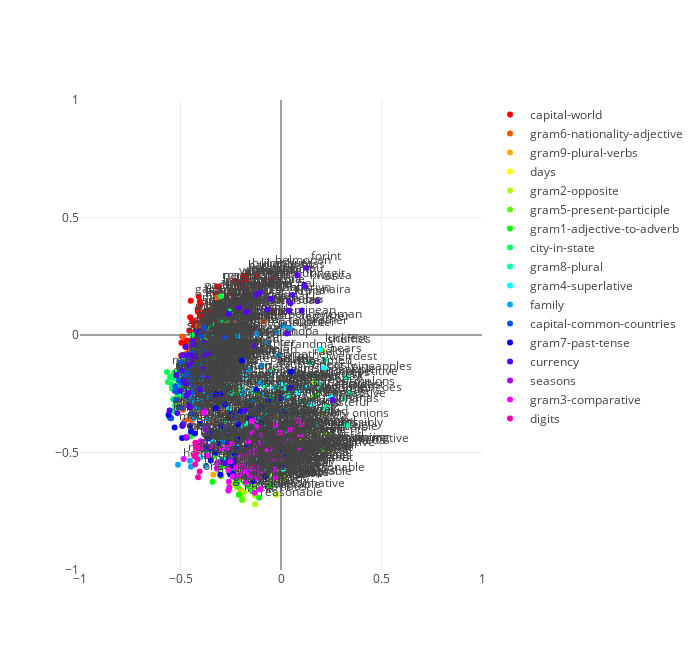

Notebook source saved alongside this figure:
### Code cell
plot_embeddings(hyp_model, labeled_word_dict, ratio_words=1, aggregate="w")

### Figure 1 — Plotly figure (JSON) as saved in the notebook; plotly's stock layout.template omitted (floating-point values rounded to 4 significant figures; data arrays with more than 128 entries replaced by an {"elided": "..."} marker saying what was removed)
{"data": [{"marker": {"color": "rgb(255, 0, 0)"}, "mode": "markers+text", "name": "capital-world", "text": {"elided": "232 str values"}, "textposition": "top right", "type": "scatter", "x": {"elided": "232 float values"}, "y": {"elided": "232 float values"}}, {"marker": {"color": "rgb(255, 84, 0)"}, "mode": "markers+text", "name": "gram6-nationality-adjective", "text": ["albanian", "switzerland", "norway", "argentinean", "cambodia", "croatia", "israeli", "cambodian", "macedonia", "colombia", "australia", "egypt", "slovakia", "malta", "iceland", "german", "irish", "french", "thailand", "ukrainian", "greece", "australian", "swiss", "japanese", "icelandic", "chinese", "russian", "moldova", "spanish", "chilean", "sweden", "english", "argentina", "italy", "russia", "israel", "germany", "portuguese", "korean", "peruvian", "thai", "ukraine", "spain", "denmark", "france", "albania", "belorussian", "brazil", "mexican", "maltese", "india", "peru", "brazilian", "ireland", "colombian", "polish", "japan", "norwegian", "korea", "danish", "moldovan", "austrian", "china", "indian", "chile", "belarus", "austria", "greek", "dutch", "slovakian", "portugal", "england", "croatian", "poland", "italian", "egyptian", "macedonian", "swedish", "netherlands", "mexico", "bulgarian", "bulgaria"], "textposition": "top right", "type": "scatter", "x": [-0.2935, -0.4808, -0.4626, -0.08816, -0.3845, -0.4491, -0.3525, -0.2599, -0.3777, -0.4692, -0.486, -0.4368, -0.4896, -0.4188, -0.4011, -0.4436, -0.421, -0.4579, -0.4432, -0.4123, -0.4638, -0.4786, -0.4096, -0.3482, -0.2716, -0.3293, -0.4318, -0.4124, -0.4426, -0.4219, -0.4837, -0.4162, -0.5206, -0.518, -0.4699, -0.3561, -0.4992, -0.3978, -0.3671, -0.3704, -0.2866, -0.4608, -0.5267, -0.4826, -0.5246, -0.4095, -0.3154, -0.4728, -0.4257, -0.2597, -0.4538, -0.445, -0.4243, -0.4875, -0.3797, -0.4033, -0.4586, -0.4411, -0.4623, -0.4394, -0.2839, -0.474, -0.4379, -0.4034, -0.4676, -0.4513, -0.5065, -0.2903, -0.4239, -0.2263, -0.4823, -0.553, -0.3787, -0.428, -0.4336, -0.3092, -0.2866, -0.4377, -0.494, -0.5, -0.3906, -0.4888], "y": [-0.1167, -0.1863, -0.1618, 0.05766, -0.03425, -0.08754, -0.2342, -0.03064, -0.08489, -0.07881, -0.3787, -0.2191, -0.007302, -0.1457, -0.1512, -0.3633, -0.3188, -0.3577, -0.1143, -0.1349, -0.1984, -0.366, -0.2158, -0.3665, -0.1148, -0.3764, -0.2981, 0.03805, -0.3068, -0.0819, -0.1989, -0.4731, -0.1712, -0.242, -0.2582, -0.3074, -0.3077, -0.2172, -0.2867, -0.07677, -0.1498, -0.1276, -0.2368, -0.1971, -0.2772, -0.08147, 0.1608, -0.2068, -0.2022, -0.1071, -0.3077, -0.1116, -0.1781, -0.3172, -0.0754, -0.2515, -0.3002, -0.1885, -0.2472, -0.1958, 0.0528, -0.1841, -0.3354, -0.335, -0.1154, -0.05788, -0.1876, -0.3351, -0.2805, 0.05304, -0.1601, -0.3503, -0.1156, -0.0925, -0.2738, -0.2131, -0.1077, -0.2273, -0.2296, -0.2362, -0.1296, -0.08633]}, {"marker": {"color": "rgb(255, 170, 0)"}, "mode": "markers+text", "name": "gram9-plural-verbs", "text": ["predicts", "sit", "sees", "sing", "talks", "thinks", "enhances", "shuffles", "sings", "works", "shuffle", "sits", "listens", "provide", "say", "writes", "enhance", "find", "generate", "increase", "speaks", "screams", "search", "vanishes", "describes", "implements", "generates", "estimates", "implement", "goes", "see", "swims", "decrease", "write", "says", "vanish", "scream", "eats", "work", "estimate", "swim", "think", "eat", "increases", "predict", "plays", "slows", "decreases", "searches", "walks", "talk", "slow", "provides", "walk", "listen", "play", "describe", "speak", "go", "finds"], "textposition": "top right", "type": "scatter", "x": [0.04638, -0.2164, -0.2618, -0.2073, -0.2687, -0.1739, 0.0754, 0.2062, -0.2252, -0.3341, -0.04206, -0.2848, -0.02241, -0.2012, -0.2289, -0.2573, -0.05626, -0.2538, -0.04043, -0.1357, -0.1941, 0.007349, -0.1931, -0.01406, -0.2171, 0.03794, -0.0005428, -0.1123, -0.08815, -0.3035, -0.2977, -0.004045, -0.04177, -0.2378, -0.2587, -0.01178, -0.1107, 0.04965, -0.3367, -0.127, -0.1729, -0.1925, -0.009596, -0.02009, -0.02392, -0.4221, 0.05301, 0.04035, -0.08061, -0.2356, -0.2668, -0.1194, -0.2006, -0.2573, -0.1254, -0.407, -0.1533, -0.2037, -0.3143, -0.2812], "y": [-0.3342, -0.4525, -0.373, -0.3942, -0.4016, -0.4513, -0.5035, -0.06604, -0.2271, -0.5022, -0.154, -0.3225, -0.2561, -0.6597, -0.6307, -0.3345, -0.6046, -0.6382, -0.6334, -0.6411, -0.3712, -0.2693, -0.6042, -0.2303, -0.4284, -0.4222, -0.4914, -0.4705, -0.5689, -0.4715, -0.6009, -0.1899, -0.5914, -0.5828, -0.4795, -0.4393, -0.2506, -0.3752, -0.5942, -0.4891, -0.3232, -0.7021, -0.544, -0.6253, -0.6106, -0.3337, -0.4042, -0.5611, -0.5359, -0.3349, -0.5398, -0.5576, -0.5742, -0.4351, -0.5431, -0.471, -0.5912, -0.4858, -0.5732, -0.3891]}, {"marker": {"color": "rgb(255, 255, 0)"}, "mode": "markers+text", "name": "days", "text": ["tuesday", "monday", "friday", "wednesday", "thursday"], "textposition": "top right", "type": "scatter", "x": [-0.4451, -0.4438, -0.4152, -0.4771, -0.4563], "y": [-0.2836, -0.3132, -0.3479, -0.2928, -0.2967]}, {"marker": {"color": "rgb(170, 255, 0)"}, "mode": "markers+text", "name": "gram2-opposite", "text": ["impossible", "undecided", "logical", "unclear", "uninformative", "unconvincing", "unethical", "informative", "comfortable", "inconsistent", "responsible", "unsure", "uncertain", "uncompetitive", "inconvenient", "efficient", "unimpressive", "illogical", "convincing", "sure", "consistent", "uninformed", "dishonest", "acceptable", "ethical", "unreasonable", "unproductive", "informed", "fortunate", "clear", "decided", "unfortunate", "impressive", "productive", "inefficient", "reasonable", "impossibly", "unpleasant", "certain", "unaware", "irrational", "unacceptable", "honest", "unlikely", "possible", "competitive", "likely", "distasteful", "uncomfortable", "known", "unknown", "convenient", "possibly", "pleasant", "aware", "rational", "irresponsible", "tasteful"], "textposition": "top right", "type": "scatter", "x": [-0.167, 0.0204, 0.01321, -0.1585, 0.2255, 0.153, 0.09981, -0.02475, -0.1216, -0.04838, -0.2699, -0.1128, -0.1358, 0.163, 0.02167, -0.04111, 0.1275, 0.1191, -0.1156, -0.1946, -0.1384, 0.1407, 0.1121, -0.1301, 0.03241, 0.0132, 0.08034, -0.2369, -0.08716, -0.2193, -0.3852, -0.07981, -0.2119, -0.1206, 0.04053, -0.129, 0.1914, 0.02548, -0.1841, -0.1616, 0.08392, -0.04228, -0.06013, -0.1723, -0.2093, -0.237, -0.2334, 0.1, -0.06829, -0.395, -0.2867, -0.1001, -0.2428, -0.2095, -0.1835, 0.01128, 0.09671, 0.2074], "y": [-0.6311, -0.3739, -0.6295, -0.5734, -0.4878, -0.4829, -0.5145, -0.6795, -0.5413, -0.5598, -0.5358, -0.5288, -0.5169, -0.202, -0.451, -0.6386, -0.2972, -0.536, -0.5061, -0.6867, -0.6192, -0.4963, -0.4896, -0.6833, -0.5659, -0.6125, -0.5052, -0.4366, -0.4278, -0.6479, -0.4673, -0.5098, -0.4736, -0.5725, -0.5361, -0.7199, -0.4221, -0.568, -0.668, -0.4465, -0.5171, -0.6296, -0.5626, -0.6155, -0.6797, -0.4473, -0.6374, -0.4815, -0.5281, -0.4915, -0.4884, -0.5384, -0.5446, -0.3101, -0.5875, -0.5951, -0.4377, -0.3365]}, {"marker": {"color": "rgb(84, 255, 0)"}, "mode": "markers+text", "name": "gram5-present-participle", "text": ["debugging", "vanish", "describe", "going", "think", "walk", "fly", "inventing", "reading", "say", "describing", "predicting", "dancing", "write", "swimming", "swim", "shuffle", "increase", "generate", "read", "implementing", "running", "sit", "jumping", "go", "run", "decrease", "listen", "walking", "see", "debug", "slowing", "flying", "look", "code", "enhance", "shuffling", "decreasing", "sitting", "screaming", "invent", "saying", "move", "looking", "thinking", "playing", "play", "moving", "seeing", "sing", "discover", "dance", "writing", "predict", "vanishing", "slow", "implement", "generating", "increasing", "coding", "listening", "singing", "enhancing", "jump", "discovering", "scream"], "textposition": "top right", "type": "scatter", "x": [0.2063, -0.01178, -0.1533, -0.3017, -0.1925, -0.2573, -0.1827, -0.03041, -0.2602, -0.2289, -0.1696, 0.02359, -0.2125, -0.2378, -0.2783, -0.1729, -0.04206, -0.1357, -0.04043, -0.2431, -0.05149, -0.3477, -0.2164, -0.1618, -0.3143, -0.3771, -0.04177, -0.1254, -0.2169, -0.2977, 0.2361, -0.003226, -0.2611, -0.2141, -0.1211, -0.05626, 0.1617, 0.004824, -0.2853, -0.06193, -0.01974, -0.2447, -0.3031, -0.253, -0.1658, -0.448, -0.407, -0.3254, -0.2302, -0.2073, -0.2069, -0.2858, -0.2943, -0.02392, -2.925e-05, -0.1194, -0.08815, -0.06612, -0.138, 0.09548, -0.1375, -0.2665, 0.01524, -0.2731, -0.1585, -0.1107], "y": [-0.4826, -0.4393, -0.5912, -0.595, -0.7021, -0.4351, -0.4331, -0.3501, -0.5334, -0.6307, -0.5162, -0.4486, -0.3797, -0.5828, -0.2947, -0.3232, -0.154, -0.6411, -0.6334, -0.5884, -0.5075, -0.4818, -0.4525, -0.354, -0.5732, -0.4958, -0.5914, -0.5431, -0.4425, -0.6009, -0.4266, -0.4322, -0.3518, -0.6482, -0.5251, -0.6046, -0.2656, -0.5552, -0.4008, -0.2809, -0.4506, -0.557, -0.5661, -0.5922, -0.586, -0.4109, -0.471, -0.5011, -0.5313, -0.3942, -0.4468, -0.4271, -0.5404, -0.6106, -0.2695, -0.5576, -0.5689, -0.4584, -0.6221, -0.5076, -0.4748, -0.3997, -0.518, -0.3632, -0.3765, -0.2506]}, {"marker": {"color": "rgb(0, 255, 0)"}, "mode": "markers+text", "name": "gram1-adjective-to-adverb", "text": ["most", "slowly", "slow", "completely", "fortunate", "quickly", "sudden", "swiftly", "reluctantly", "safely", "complete", "unfortunate", "furiously", "cheerfully", "usual", "typical", "amazing", "professional", "freely", "typically", "quiet", "immediate", "obvious", "usually", "rapid", "quick", "furious", "safe", "amazingly", "immediately", "suddenly", "possible", "quietly", "fortunately", "lucky", "unfortunately", "happy", "rapidly", "rare", "precise", "apparent", "mostly", "possibly", "reluctant", "apparently", "serious", "precisely", "infrequent", "efficient", "professionally", "free", "swift", "cheerful", "calmly", "calm", "luckily", "efficiently", "obviously", "rarely", "seriously", "happily", "occasional", "infrequently", "occasionally"], "textposition": "top right", "type": "scatter", "x": [-0.3404, -0.1686, -0.1194, -0.1787, -0.08716, -0.2851, -0.08464, -0.1024, -0.133, -0.1813, -0.2561, -0.07981, 0.1085, 0.1736, -0.1574, -0.1562, -0.1531, -0.4489, -0.1021, -0.1709, -0.1494, -0.1958, -0.109, -0.2154, -0.1531, -0.1497, -0.1585, -0.1894, 0.03536, -0.3377, -0.2408, -0.2093, -0.1522, -0.1192, -0.1753, -0.2051, -0.2138, -0.1774, -0.1508, -0.05582, -0.1471, -0.2897, -0.2428, -0.1512, -0.2436, -0.1652, -0.1169, 0.00128, -0.04111, -0.3671, -0.3016, -0.212, 0.1226, 0.07058, -0.05412, -0.05871, -0.02356, -0.1429, -0.1924, -0.1693, -0.1224, -0.1692, -0.06933, -0.2308], "y": [-0.625, -0.5104, -0.5576, -0.6284, -0.4278, -0.5398, -0.4731, -0.3359, -0.2994, -0.4444, -0.5715, -0.5098, -0.1783, -0.2579, -0.5615, -0.5253, -0.4302, -0.4312, -0.5452, -0.6023, -0.4612, -0.5402, -0.6921, -0.626, -0.4725, -0.569, -0.2886, -0.5526, -0.4175, -0.5175, -0.4271, -0.6797, -0.3655, -0.3819, -0.3362, -0.5461, -0.5179, -0.5259, -0.5494, -0.6384, -0.5537, -0.553, -0.5446, -0.4439, -0.556, -0.6423, -0.5707, -0.4132, -0.6386, -0.3101, -0.5632, -0.2476, -0.4136, -0.3653, -0.548, -0.2941, -0.5821, -0.6662, -0.5548, -0.5717, -0.4051, -0.454, -0.3692, -0.5053]}, {"marker": {"color": "rgb(0, 255, 84)"}, "mode": "markers+text", "name": "city-in-state", "text": ["tulsa", "phoenix", "tucson", "irvine", "detroit", "oxnard", "minnesota", "oklahoma", "honolulu", "nevada", "anchorage", "modesto", "huntsville", "houston", "arlington", "memphis", "sacramento", "anaheim", "tennessee", "garland", "dallas", "georgia", "pennsylvania", "worcester", "kansas", "california", "henderson", "pittsburgh", "denver", "ohio", "nashville", "orlando", "colorado", "louisiana", "shreveport", "wisconsin", "spokane", "akron", "toledo", "tacoma", "illinois", "seattle", "minneapolis", "omaha", "philadelphia", "scottsdale", "fremont", "massachusetts", "glendale", "plano", "hialeah", "cleveland", "lexington", "hawaii", "louisville", "kentucky", "indianapolis", "tallahassee", "texas", "amarillo", "michigan", "milwaukee", "tampa", "boston", "chandler", "florida", "portland", "wichita", "austin", "mesa", "atlanta", "nebraska", "reno", "cincinnati", "stockton", "bakersfield", "jacksonville", "irving", "fontana", "chicago", "laredo", "lubbock", "fresno", "arizona", "alabama", "madison", "oakland", "baltimore", "washington", "oregon", "alaska", "indiana", "miami", "maryland"], "textposition": "top right", "type": "scatter", "x": [-0.3847, -0.4134, -0.3915, -0.3837, -0.5089, -0.2537, -0.524, -0.4982, -0.4195, -0.4625, -0.2681, -0.2112, -0.3744, -0.5053, -0.4744, -0.4351, -0.4571, -0.4203, -0.5259, -0.2922, -0.5017, -0.5161, -0.5483, -0.4744, -0.544, -0.5237, -0.4798, -0.5123, -0.4942, -0.5628, -0.4494, -0.425, -0.4965, -0.4955, -0.3879, -0.5062, -0.3798, -0.3647, -0.4241, -0.3499, -0.5517, -0.4901, -0.4775, -0.3908, -0.5365, -0.27, -0.3886, -0.5672, -0.4401, -0.2986, -0.2986, -0.5224, -0.4571, -0.4275, -0.4782, -0.5313, -0.5035, -0.3495, -0.5143, -0.25, -0.5431, -0.5064, -0.4823, -0.5262, -0.3687, -0.5087, -0.4629, -0.3918, -0.4553, -0.3468, -0.5169, -0.5066, -0.3605, -0.5311, -0.4287, -0.3544, -0.4784, -0.3661, -0.2513, -0.529, -0.3378, -0.3534, -0.4457, -0.497, -0.5001, -0.484, -0.5162, -0.5148, -0.5434, -0.4922, -0.4022, -0.5402, -0.4947, -0.5281], "y": [-0.0827, -0.2298, -0.06895, -0.05978, -0.2409, 0.09995, -0.1738, -0.1623, -0.0746, -0.1463, -0.1343, 0.07849, -0.005492, -0.2302, -0.1168, -0.1495, -0.1141, -0.04651, -0.1814, -0.08187, -0.2135, -0.2238, -0.179, -0.1062, -0.2082, -0.2836, -0.1221, -0.2013, -0.1944, -0.1995, -0.1799, -0.1117, -0.2103, -0.16, -0.03094, -0.1298, -0.02445, -0.01484, -0.078, -0.00588, -0.1784, -0.2409, -0.151, -0.1041, -0.2731, 0.05829, -0.01821, -0.157, 0.0003135, 0.0596, 0.1653, -0.2188, -0.08732, -0.1856, -0.1276, -0.1605, -0.1574, -0.01833, -0.2601, 0.02924, -0.2276, -0.1593, -0.1479, -0.2985, -0.07358, -0.2648, -0.2216, -0.06321, -0.2031, -0.02887, -0.2357, -0.1455, -0.0493, -0.1825, -0.05119, 0.0262, -0.1138, -0.07393, 0.03497, -0.3258, 0.04301, 0.0289, -0.03448, -0.1945, -0.1674, -0.1759, -0.1694, -0.2229, -0.321, -0.2092, -0.1596, -0.1754, -0.2379, -0.1812]}, {"marker": {"color": "rgb(0, 255, 169)"}, "mode": "markers+text", "name": "gram8-plural", "text": ["pigs", "cloud", "dollar", "goat", "onions", "goats", "hand", "colors", "melon", "donkey", "finger", "pear", "woman", "cats", "child", "buildings", "onion", "children", "dollars", "rats", "bananas", "pears", "cow", "men", "computers", "donkeys", "car", "eye", "cat", "cows", "pineapple", "roads", "hands", "dream", "dogs", "building", "women", "bird", "machines", "eyes", "mangoes", "elephants", "mice", "eagle", "snake", "bottles", "mouse", "road", "horse", "melons", "banana", "pig", "mango", "birds", "man", "eagles", "elephant", "fingers", "machine", "monkey", "horses", "bottle", "lions", "cars", "clouds", "pineapples", "computer", "rat", "snakes", "lion", "monkeys", "color", "dreams", "dog"], "textposition": "top right", "type": "scatter", "x": [0.02291, -0.04966, -0.1797, 0.03245, 0.3288, 0.134, -0.2253, -0.08208, 0.1422, -0.05077, -0.04912, 0.1664, -0.2933, -0.09462, -0.3037, -0.2871, 0.2262, -0.3408, -0.1921, -0.006096, 0.2236, 0.2215, -0.05971, -0.3437, -0.04675, 0.1878, -0.2756, -0.1247, -0.1586, 0.02464, 0.1763, -0.2474, -0.2466, -0.2443, -0.1168, -0.3756, -0.2909, -0.1447, -0.04307, -0.1089, 0.3186, -0.08261, 0.04031, -0.2473, -0.04824, 0.05497, -0.0543, -0.4427, -0.2723, 0.3408, 0.09789, -0.03447, 0.1921, -0.05839, -0.3167, -0.3889, -0.1392, -0.05106, -0.1343, -0.05365, -0.1647, -0.0195, -0.3943, -0.2068, 0.02682, 0.3264, -0.1569, -0.02584, 0.08522, -0.1984, 0.019, -0.07866, -0.1572, -0.1726], "y": [-0.3276, -0.4144, -0.321, -0.2569, -0.383, -0.2936, -0.5602, -0.5228, -0.1172, -0.1681, -0.4236, -0.1716, -0.4523, -0.3555, -0.4643, -0.4884, -0.308, -0.5014, -0.4452, -0.3104, -0.3174, -0.1049, -0.2724, -0.5066, -0.4947, -0.2094, -0.4503, -0.5108, -0.3531, -0.3217, -0.193, -0.3998, -0.4965, -0.4065, -0.4137, -0.4936, -0.53, -0.3584, -0.4891, -0.5291, -0.27, -0.2157, -0.4077, -0.2477, -0.2798, -0.3904, -0.3269, -0.3034, -0.3646, -0.246, -0.2831, -0.283, -0.2349, -0.4329, -0.4972, -0.1686, -0.2406, -0.4291, -0.4803, -0.2604, -0.3984, -0.391, -0.1885, -0.4076, -0.4203, -0.1806, -0.543, -0.2257, -0.3317, -0.2245, -0.2206, -0.5642, -0.4236, -0.377]}, {"marker": {"color": "rgb(0, 255, 255)"}, "mode": "markers+text", "name": "gram4-superlative", "text": ["short", "tasty", "brightest", "shortest", "biggest", "long", "good", "wide", "weak", "large", "lucky", "strange", "hot", "warmest", "worst", "easiest", "weakest", "simple", "big", "lowest", "fastest", "luckiest", "simplest", "tall", "best", "oldest", "cool", "old", "slowest", "greatest", "sweetest", "easy", "youngest", "sweet", "young", "strong", "quickest", "largest", "weird", "dark", "hottest", "longest", "high", "highest", "sharpest", "quick", "great", "smart", "coolest", "slow", "bright", "strongest", "sharp", "strangest", "tallest", "smartest", "warm", "coldest", "darkest", "low", "smallest", "small", "weirdest", "cold", "fast", "bad", "widest"], "textposition": "top right", "type": "scatter", "x": [-0.3136, 0.1778, 0.01192, -0.1131, -0.2843, -0.3196, -0.2617, -0.2521, -0.1187, -0.2408, -0.1753, -0.1473, -0.1645, -0.04382, -0.2118, -0.04743, -0.08518, -0.1025, -0.3453, -0.1933, -0.2593, 0.195, 0.009975, -0.09922, -0.4014, -0.375, -0.1256, -0.3955, 0.009202, -0.2814, 0.133, -0.1737, -0.4609, -0.03506, -0.3995, -0.2337, -0.03662, -0.3396, -0.08777, -0.1256, -0.1779, -0.3056, -0.3907, -0.3444, 0.2474, -0.1497, -0.3666, -0.1212, -0.01122, -0.1194, -0.09924, -0.1955, -0.1432, 0.1579, -0.1919, 0.08394, -0.0675, -0.09497, 0.01362, -0.1485, -0.1643, -0.2612, 0.2129, -0.1522, -0.1785, -0.1832, -0.02803], "y": [-0.5432, -0.3844, -0.228, -0.3587, -0.4456, -0.5671, -0.6613, -0.5375, -0.607, -0.6024, -0.3362, -0.5082, -0.4527, -0.1586, -0.4785, -0.542, -0.3377, -0.6563, -0.4735, -0.4437, -0.3164, -0.06204, -0.5689, -0.4257, -0.5211, -0.3967, -0.4966, -0.4806, -0.2068, -0.4505, -0.2178, -0.627, -0.2827, -0.3869, -0.4519, -0.602, -0.2266, -0.4556, -0.4766, -0.4955, -0.1798, -0.3818, -0.4585, -0.4532, -0.2594, -0.569, -0.5122, -0.3906, -0.2109, -0.5576, -0.458, -0.3941, -0.4168, -0.2939, -0.2536, -0.244, -0.4967, -0.1932, -0.2671, -0.6044, -0.3648, -0.5746, -0.1409, -0.5001, -0.5209, -0.5788, -0.37]}, {"marker": {"color": "rgb(0, 169, 255)"}, "mode": "markers+text", "name": "family", "text": ["sister", "aunt", "woman", "girl", "sisters", "bride", "stepfather", "princess", "his", "nephew", "granddaughter", "sons", "dad", "boy", "stepmother", "grandpa", "father", "daughter", "stepsister", "her", "uncle", "grandmother", "stepson", "husband", "son", "mom", "grandson", "queen", "policeman", "stepbrother", "wife", "grandfather", "brother", "she", "grandma", "king", "groom", "mother", "brothers", "niece", "man", "prince", "daughters", "stepdaughter", "policewoman", "he"], "textposition": "top right", "type": "scatter", "x": [-0.4087, -0.2634, -0.2933, -0.2589, -0.3582, -0.1492, -0.1623, -0.4061, -0.4481, -0.4297, -0.3661, -0.4342, -0.1292, -0.2942, -0.09652, -0.07021, -0.434, -0.4979, 0.04377, -0.3744, -0.3861, -0.2707, -0.2137, -0.4087, -0.5157, -0.0888, -0.4499, -0.4245, -0.1853, -0.02057, -0.4689, -0.3785, -0.4797, -0.453, -0.01163, -0.4559, -0.1059, -0.3629, -0.4438, -0.3326, -0.3167, -0.4755, -0.386, -0.1224, 0.01234, -0.512], "y": [-0.2761, -0.1505, -0.4523, -0.4081, -0.2646, -0.2829, -0.1485, -0.1291, -0.5609, -0.1369, -0.07855, -0.2732, -0.2908, -0.3997, -0.1299, -0.03439, -0.3543, -0.2082, 0.03084, -0.5566, -0.2306, -0.2144, -0.002743, -0.3118, -0.2389, -0.2548, -0.1229, -0.2754, -0.2451, 0.01271, -0.264, -0.2173, -0.2617, -0.5349, -0.08707, -0.2733, -0.2077, -0.3582, -0.2814, -0.09648, -0.4972, -0.172, -0.2373, 0.005325, 0.03941, -0.5518]}, {"marker": {"color": "rgb(0, 85, 255)"}, "mode": "markers+text", "name": "capital-common-countries", "text": ["havana", "vietnam", "bangkok", "berlin", "pakistan", "athens", "japan", "london", "paris", "oslo", "england", "tokyo", "china", "ottawa", "canberra", "stockholm", "finland", "canada", "australia", "egypt", "iraq", "beijing", "moscow", "afghanistan", "rome", "tehran", "greece", "switzerland", "norway", "baghdad", "germany", "madrid", "spain", "france", "islamabad", "helsinki", "thailand", "kabul", "sweden", "italy", "cairo", "hanoi", "russia", "cuba", "iran", "bern"], "textposition": "top right", "type": "scatter", "x": [-0.4355, -0.404, -0.3867, -0.5074, -0.4376, -0.439, -0.4586, -0.5477, -0.526, -0.4468, -0.553, -0.449, -0.4379, -0.4723, -0.4228, -0.4521, -0.4714, -0.4902, -0.486, -0.4368, -0.3462, -0.4546, -0.4963, -0.3985, -0.4421, -0.4154, -0.4638, -0.4808, -0.4626, -0.3585, -0.4992, -0.4956, -0.5267, -0.5246, -0.3792, -0.4611, -0.4432, -0.3648, -0.4837, -0.518, -0.4168, -0.2787, -0.4699, -0.4453, -0.3859, -0.3981], "y": [-0.07955, -0.2309, -0.07008, -0.1932, -0.1993, -0.1911, -0.3002, -0.3547, -0.2191, -0.07863, -0.3503, -0.147, -0.3354, -0.1826, -0.1267, -0.1361, -0.166, -0.3862, -0.3787, -0.2191, -0.2565, -0.1933, -0.2012, -0.1771, -0.2442, -0.04152, -0.1984, -0.1863, -0.1618, -0.1104, -0.3077, -0.1159, -0.2368, -0.2772, 0.03044, -0.09072, -0.1143, -0.04278, -0.1989, -0.242, -0.1486, -0.01371, -0.2582, -0.1857, -0.1455, -0.006899]}, {"marker": {"color": "rgb(0, 0, 255)"}, "mode": "markers+text", "name": "gram7-past-tense", "text": ["screamed", "running", "walking", "knew", "writing", "feeding", "seeing", "screaming", "selling", "striking", "struck", "decreased", "going", "reading", "spent", "listened", "saw", "swam", "paid", "went", "enhancing", "hitting", "sang", "sitting", "hiding", "swimming", "dancing", "spending", "sat", "knowing", "taking", "flying", "listening", "vanished", "sleeping", "thought", "hid", "generated", "slowed", "predicting", "falling", "implementing", "enhanced", "took", "thinking", "singing", "slowing", "danced", "shrank", "generating", "slept", "moving", "described", "hit", "read", "vanishing", "looking", "moved", "flew", "increasing", "decreasing", "said", "increased", "describing", "predicted", "playing", "wrote", "implemented", "looked", "paying", "ran", "fed", "sold", "saying", "walked", "jumped", "fell", "shrinking", "played", "jumping"], "textposition": "top right", "type": "scatter", "x": [0.05006, -0.3477, -0.2169, -0.2667, -0.2943, 0.002231, -0.2302, -0.06193, -0.183, -0.1665, -0.3, -0.03788, -0.3017, -0.2602, -0.4279, -0.09713, -0.3982, -0.1948, -0.2311, -0.4706, 0.01524, -0.244, -0.2993, -0.2853, -0.1949, -0.2783, -0.2125, -0.2627, -0.3248, -0.1883, -0.3494, -0.2611, -0.1375, -0.1432, -0.1174, -0.2538, -0.09919, -0.07638, -0.1016, 0.02359, -0.2218, -0.05149, -0.04556, -0.492, -0.1658, -0.2665, -0.003226, -0.1237, 0.04853, -0.06612, -0.1566, -0.3254, -0.31, -0.354, -0.2431, -2.925e-05, -0.253, -0.5293, -0.3247, -0.138, 0.004824, -0.3648, -0.1668, -0.1696, -0.1103, -0.448, -0.4032, -0.1712, -0.2336, -0.1252, -0.4528, -0.1337, -0.363, -0.2447, -0.2463, -0.2012, -0.3453, 0.01203, -0.5593, -0.1618], "y": [-0.1566, -0.4818, -0.4425, -0.4598, -0.5404, -0.4836, -0.5313, -0.2809, -0.4911, -0.4675, -0.3832, -0.5348, -0.595, -0.5334, -0.4195, -0.3726, -0.475, -0.1085, -0.5063, -0.4376, -0.518, -0.3469, -0.2533, -0.4008, -0.4328, -0.2947, -0.3797, -0.4887, -0.3121, -0.521, -0.5338, -0.3518, -0.4748, -0.3583, -0.3859, -0.5834, -0.3037, -0.6006, -0.4211, -0.4486, -0.4833, -0.5075, -0.5364, -0.4378, -0.586, -0.3997, -0.4322, -0.2335, -0.226, -0.4584, -0.3006, -0.5011, -0.4623, -0.436, -0.5884, -0.2695, -0.5922, -0.3933, -0.253, -0.6221, -0.5552, -0.4759, -0.5989, -0.5162, -0.4268, -0.4109, -0.378, -0.518, -0.5467, -0.5104, -0.387, -0.4157, -0.4399, -0.557, -0.3373, -0.3253, -0.4094, -0.3272, -0.3397, -0.354]}, {"marker": {"color": "rgb(84, 0, 255)"}, "mode": "markers+text", "name": "currency", "text": ["mexico", "algeria", "euro", "yen", "latvia", "dinar", "brazil", "lev", "india", "poland", "europe", "real", "romania", "lithuania", "rupee", "thailand", "dollar", "baht", "litas", "dong", "dram", "won", "armenia", "croatia", "canada", "leu", "rial", "kwanza", "nigeria", "angola", "bulgaria", "japan", "vietnam", "iran", "forint", "kuna", "hungary", "malaysia", "denmark", "cambodia", "krona", "russia", "argentina", "sweden", "ruble", "krone", "ukraine", "naira", "peso", "korea", "ringgit", "riel", "macedonia", "usa"], "textposition": "top right", "type": "scatter", "x": [-0.5, -0.438, -0.3685, -0.1315, -0.4744, -0.1053, -0.4728, -0.209, -0.4538, -0.428, -0.422, -0.277, -0.4469, -0.4672, 0.0295, -0.4432, -0.1797, -0.04895, 0.08205, -0.2602, 0.2576, -0.5544, -0.3631, -0.4491, -0.4902, 0.1028, 0.05677, 0.119, -0.4367, -0.4158, -0.4888, -0.4586, -0.404, -0.3859, 0.1264, 0.04715, -0.4943, -0.4316, -0.4826, -0.3845, 0.03925, -0.4699, -0.5206, -0.4837, 0.03746, -0.1227, -0.4608, 0.1809, -0.06792, -0.4623, 0.1162, -0.1714, -0.3777, -0.5157], "y": [-0.2362, -0.02762, -0.1821, -0.04324, -0.05043, 0.1793, -0.2068, 0.1167, -0.3077, -0.0925, -0.4657, -0.5453, -0.08755, -0.08761, 0.0066, -0.1143, -0.321, 0.1535, 0.2542, 0.09028, -0.2753, -0.3212, -0.07547, -0.08754, -0.3862, 0.1027, 0.1704, 0.2053, -0.04228, 0.01169, -0.08633, -0.3002, -0.2309, -0.1455, 0.2862, 0.1356, -0.1501, -0.09089, -0.1971, -0.03425, 0.1422, -0.2582, -0.1712, -0.1989, 0.1035, 0.1697, -0.1276, 0.1445, 0.108, -0.2472, 0.214, 0.09753, -0.08489, -0.3319]}, {"marker": {"color": "rgb(169, 0, 255)"}, "mode": "markers+text", "name": "seasons", "text": ["winter", "summer", "autumn", "spring"], "textposition": "top right", "type": "scatter", "x": [-0.3616, -0.4705, -0.3806, -0.3742], "y": [-0.3968, -0.4339, -0.3245, -0.4045]}, {"marker": {"color": "rgb(255, 0, 255)"}, "mode": "markers+text", "name": "gram3-comparative", "text": ["great", "smart", "cold", "longer", "taller", "big", "wide", "cooler", "younger", "long", "newer", "greater", "quicker", "safe", "sharper", "bigger", "hot", "stronger", "tough", "weak", "strong", "loud", "colder", "quick", "deeper", "larger", "cool", "smarter", "tougher", "older", "tall", "warm", "better", "small", "weaker", "heavier", "tighter", "slow", "simple", "deep", "bad", "easier", "lower", "young", "safer", "high", "sharp", "hotter", "faster", "wider", "good", "old", "cheap", "shorter", "smaller", "worse", "large", "new", "low", "brighter", "slower", "heavy", "cheaper", "bright", "harder", "easy", "louder", "short", "simpler", "warmer", "tight", "higher", "hard", "fast"], "textposition": "top right", "type": "scatter", "x": [-0.3666, -0.1212, -0.1522, -0.2591, -0.02843, -0.3453, -0.2521, 0.005263, -0.3843, -0.3196, -0.1316, -0.2663, -0.03131, -0.1894, 0.09676, -0.178, -0.1645, -0.1315, -0.1244, -0.1187, -0.2337, 0.01303, 0.04611, -0.1497, -0.05883, -0.2232, -0.1256, 0.05749, 0.04157, -0.2963, -0.09922, -0.0675, -0.2572, -0.2612, -0.06731, 0.005417, 0.08839, -0.1194, -0.1025, -0.1476, -0.1832, -0.13, -0.2451, -0.3995, -0.0566, -0.3907, -0.1432, 0.08229, -0.1016, -0.1669, -0.2617, -0.3955, -0.04722, -0.1272, -0.2067, -0.1607, -0.2408, -0.4842, -0.1485, 0.05372, -0.05557, -0.1994, -0.03354, -0.09924, -0.1323, -0.1737, 0.1026, -0.3136, -0.0297, -0.005802, -0.1442, -0.2036, -0.2048, -0.1785], "y": [-0.5122, -0.3906, -0.5001, -0.6242, -0.3835, -0.4735, -0.5375, -0.4203, -0.3309, -0.5671, -0.4889, -0.4807, -0.5273, -0.5526, -0.4284, -0.5296, -0.4527, -0.5714, -0.4725, -0.607, -0.602, -0.4569, -0.4051, -0.569, -0.5317, -0.5634, -0.4966, -0.4584, -0.4505, -0.4826, -0.4257, -0.4967, -0.6489, -0.5746, -0.4902, -0.5253, -0.4859, -0.5576, -0.6563, -0.5124, -0.5788, -0.6708, -0.4609, -0.4519, -0.4871, -0.4585, -0.4168, -0.3639, -0.5792, -0.5657, -0.6613, -0.4806, -0.5157, -0.5104, -0.5572, -0.5963, -0.6024, -0.5273, -0.6044, -0.4544, -0.5111, -0.5173, -0.5746, -0.458, -0.5643, -0.627, -0.3789, -0.5432, -0.6061, -0.4173, -0.3662, -0.5941, -0.5983, -0.5209]}, {"marker": {"color": "rgb(255, 0, 170)"}, "mode": "markers+text", "name": "digits", "text": ["two", "three", "four", "one", "five", "eight", "six", "seven", "nine"], "textposition": "top right", "type": "scatter", "x": [-0.4047, -0.4268, -0.4158, -0.4125, -0.4302, -0.4127, -0.4242, -0.4237, -0.4263], "y": [-0.5807, -0.5506, -0.5292, -0.6056, -0.5164, -0.4791, -0.504, -0.4783, -0.458]}], "layout": {"height": 650, "width": 700, "xaxis": {"range": [-1, 1]}, "yaxis": {"range": [-1, 1]}}}
